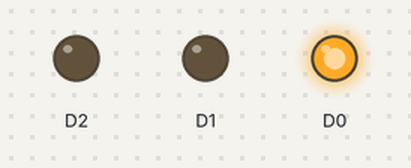
Bench run of a sketch on a simulated ESP8266 (NodeMCU). Parts: output pins drawn as LEDs (lit = HIGH).

Above: at 1.5 s.
At 4.0 s:
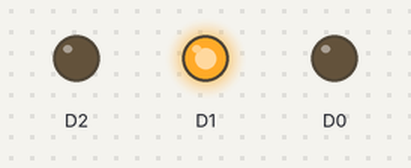
At 7.5 s:
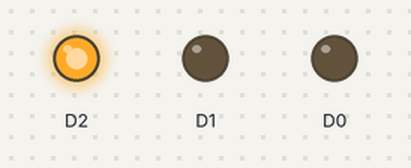
Timing chart, 0 to 13.0 s (numbered marks = the images above):
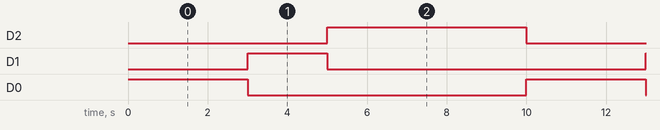

Measured:
- by itself, D2: alternates HIGH for 5.0 s and LOW for 5.0 s
- by itself, D1: alternates HIGH for 2.0 s and LOW for 8.0 s
- by itself, D0: alternates HIGH for 3.0 s and LOW for 7.0 s

The sketch:

semaforowhileif.ino
```cpp
 int c = 10;
void setup() {
  // put your setup code here, to run once:

 pinMode(D0,OUTPUT);
 pinMode(D1,OUTPUT);
 pinMode(D2,OUTPUT);

}

void loop() {
  // put your main code here, to run repeatedly:

  while(c >1){
    if(c == 10){
      digitalWrite(D0,HIGH);
      delay(3000);
      digitalWrite(D0,LOW);
      //delay(7000);
      c = 7;
      }
        if(c == 7){
          digitalWrite(D1,HIGH);
          delay(2000);
          digitalWrite(D1,LOW);
         // delay(8000);
          c = 5;
          }
            if(c == 5){
              digitalWrite(D2,HIGH);
              delay(5000);
              digitalWrite(D2,LOW);
              //delay(5000);
              c = 0;
              }

      }
    c = 10;
    }
```
